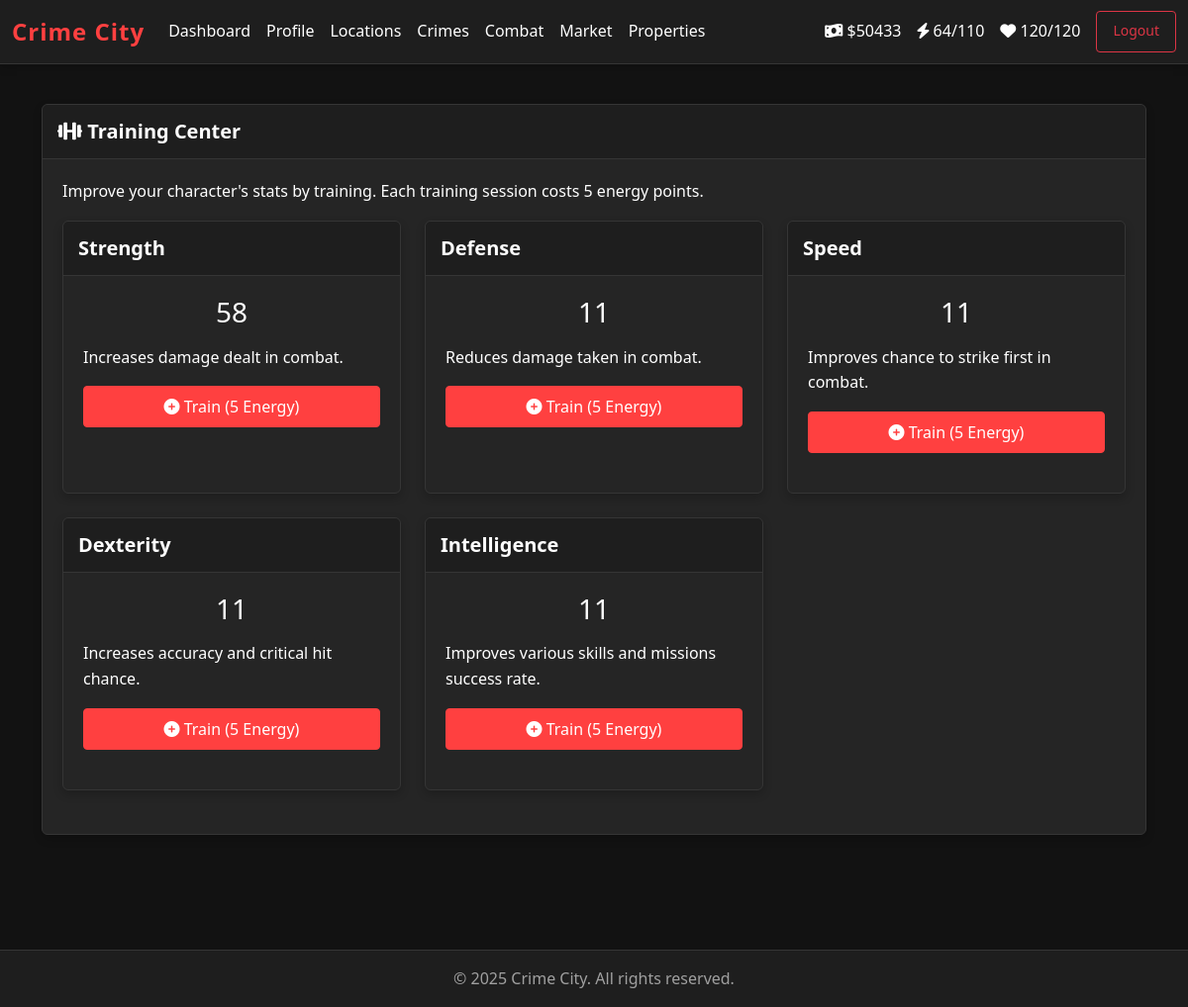
Screenshot of /train/ (signed in) with the database file from the repository.
### game/models/player.py (models this page shows, shortened)
class Player(models.Model):
    user = models.OneToOneField(User, on_delete=models.CASCADE, related_name='player')
    nickname = models.CharField(max_length=50, unique=True)
    level = models.PositiveIntegerField(default=1)
    experience = models.PositiveIntegerField(default=0)
    cash = models.BigIntegerField(default=1000)
    bank_balance = models.BigIntegerField(default=0)
    strength = models.PositiveIntegerField(default=10)
    defense = models.PositiveIntegerField(default=10)
    speed = models.PositiveIntegerField(default=10)
    dexterity = models.PositiveIntegerField(default=10)
    intelligence = models.PositiveIntegerField(default=10)
    energy = models.PositiveIntegerField(default=100)
    max_energy = models.PositiveIntegerField(default=100)
    health = models.PositiveIntegerField(default=100)
    max_health = models.PositiveIntegerField(default=100)
    current_location = models.ForeignKey(
        'Location',
        on_delete=models.SET_NULL,
        null=True,
        related_name='players_present'
    )
    is_in_hospital = models.BooleanField(default=False)
    hospital_release_time = models.DateTimeField(null=True, blank=True)
    is_in_jail = models.BooleanField(default=False)
    jail_release_time = models.DateTimeField(null=True, blank=True)
    created_at = models.DateTimeField(default=timezone.now)
    last_energy_refill = models.DateTimeField(default=timezone.now)
    last_health_refill = models.DateTimeField(default=timezone.now)
    def regenerate_energy(self):
        now = timezone.now()
        time_diff = now - self.last_energy_refill
        energy_to_add = min(
            self.max_energy - self.energy,
            time_diff.total_seconds() // 300
        )
        if energy_to_add > 0:
            self.energy += int(energy_to_add)
            self.last_energy_refill = now - timezone.timedelta(
                seconds=(time_diff.total_seconds() % 300)
            )
            self.save()
    def regenerate_health(self):
        now = timezone.now()
        time_diff = now - self.last_health_refill
        health_to_add = min(
            self.max_health - self.health,
            time_diff.total_seconds() // 600
        )
        if health_to_add > 0:
            self.health += int(health_to_add)
            self.last_health_refill = now - timezone.timedelta(
                seconds=(time_diff.total_seconds() % 600)
            )
            self.save()
    def check_status(self):
        now = timezone.now()
        if self.is_in_hospital and now >= self.hospital_release_time:
            self.is_in_hospital = False
            self.health = self.max_health
            self.hospital_release_time = None
        if self.is_in_jail and now >= self.jail_release_time:
            self.is_in_jail = False
            self.jail_release_time = None
        if self.is_in_hospital or self.is_in_jail:
            self.save()
    class Meta:
        db_table = 'game_player'

### game/views/player_views.py (the view, shortened to what this page needs)
# urls.py: path('train/', train_view, name='train'),
@login_required
def train_view(request):
    player = request.user.player
    context = {
        'player': player,
        'stats': [
            {'name': 'strength', 'value': player.strength, 'display': 'Strength'},
            {'name': 'defense', 'value': player.defense, 'display': 'Defense'},
            {'name': 'speed', 'value': player.speed, 'display': 'Speed'},
            {'name': 'dexterity', 'value': player.dexterity, 'display': 'Dexterity'},
            {'name': 'intelligence', 'value': player.intelligence, 'display': 'Intelligence'}
        ]
    }
    return render(request, 'game/train.html', context)

### game/templates/game/train.html (shortened to what this page needs)
{% extends "game/base.html" %}
{% block content %}
<div class="row">
    <div class="col-md-12 mb-4">
        <div class="card">
            <div class="card-header">
                <h5 class="mb-0"><i class="fas fa-dumbbell"></i> Training Center</h5>
            </div>
            <div class="card-body">
                <p>Improve your character's stats by training. Each training session costs 5 energy points.</p>
                {% if player.energy < 5 %}
                <div class="alert alert-warning">
                    <h5 class="alert-heading">Not enough energy!</h5>
                    <p>You need at least 5 energy to train. Wait for your energy to replenish or use an energy drink.</p>
                </div>
                {% else %}
                <div class="row">
                    {% for stat in stats %}
                    <div class="col-md-4 mb-4">
                        <div class="card h-100">
                            <div class="card-header">
                                <h5 class="mb-0">{{ stat.display }}</h5>
                            </div>
                            <div class="card-body">
                                <h3 class="text-center mb-3">{{ stat.value }}</h3>
                                <p>
                                    {% if stat.name == 'strength' %}
                                    Increases damage dealt in combat.
                                    {% elif stat.name == 'defense' %}
                                    Reduces damage taken in combat.
                                    {% elif stat.name == 'speed' %}
                                    Improves chance to strike first in combat.
                                    {% elif stat.name == 'dexterity' %}
                                    Increases accuracy and critical hit chance.
                                    {% elif stat.name == 'intelligence' %}
                                    Improves various skills and missions success rate.
                                    {% endif %}
                                </p>
                                <form method="post" class="d-grid">
                                    <button type="submit" class="btn btn-primary">
                                        <i class="fas fa-plus-circle"></i> Train (5 Energy)
                                    </button>
                                </form>
                            </div>
                        </div>
                    </div>
                    {% endfor %}
                </div>
                {% endif %}
            </div>
        </div>
    </div>
</div>
{% endblock %}

### game/templates/game/base.html (shortened to what this page needs)
{% load game_extras %}
{% load static %}
<!DOCTYPE html>
<html lang="en">
<head>
    <link href="https://cdn.jsdelivr.net/npm/bootstrap@5.3.0/dist/css/bootstrap.min.css" rel="stylesheet">
    <link rel="stylesheet" href="https://cdnjs.cloudflare.com/ajax/libs/font-awesome/6.0.0-beta3/css/all.min.css">
    <link rel="stylesheet" href="{% static 'css/style.css' %}">
</head>
<body>
    {% if user.is_authenticated %}
    <nav class="navbar navbar-expand-lg navbar-dark">
        <div class="container-fluid">
            <a class="navbar-brand" href="{% url 'dashboard' %}">Crime City</a>
            <div class="collapse navbar-collapse" id="navbarNav">
                <ul class="navbar-nav me-auto">
                    <li class="nav-item">
                        <a class="nav-link" href="{% url 'dashboard' %}">Dashboard</a>
                    </li>
                    <li class="nav-item">
                        <a class="nav-link" href="{% url 'profile' %}">Profile</a>
                    </li>
                    <li class="nav-item">
                        <a class="nav-link" href="{% url 'locations' %}">Locations</a>
                    </li>
                    <li class="nav-item">
                        <a class="nav-link" href="{% url 'crimes' %}">Crimes</a>
                    </li>
                    <li class="nav-item">
                        <a class="nav-link" href="{% url 'combat' %}">Combat</a>
                    </li>
                    <li class="nav-item">
                        <a class="nav-link" href="{% url 'market' %}">Market</a>
                    </li>
                    <li class="nav-item">
                        <a class="nav-link" href="{% url 'property' %}">Properties</a>
                    </li>
                </ul>
                <div class="d-flex" id="playerStats">
                    <div class="navbar-text me-3">
                        <i class="fa-solid fa-money-bill-wave"></i> $<span id="player-cash" data-player-stat="cash">{% if player %}{{ player.cash }}{% else %}0{% endif %}</span>
                    </div>
                    <div class="navbar-text me-3">
                        <i class="fa-solid fa-bolt"></i> <span id="player-energy" data-player-stat="energy">{% if player %}{{ player.energy }}/{{ player.max_energy }}{% else %}0/0{% endif %}</span>
                    </div>
                    <div class="navbar-text me-3">
                        <i class="fa-solid fa-heart"></i> <span id="player-health-stat" data-player-stat="health">{% if player %}{{ player.health }}/{{ player.max_health }}{% else %}0/0{% endif %}</span>
                    </div>
                    <a class="btn btn-outline-danger btn-sm" href="{% url 'logout' %}">Logout</a>
                </div>
            </div>
        </div>
    </nav>
    {% endif %}
    <main class="container py-4">
        {% block content %}{% endblock %}
    </main>
    <footer class="mt-5 py-3 text-center">
        <div class="container">
            <p class="mb-0">&copy; {% now "Y" %} Crime City. All rights reserved.</p>
        </div>
    </footer>
</body>
</html>

### static/css/style.css (style rules this page uses)
:root { --primary-bg: #121212; --secondary-bg: #1e1e1e; --card-bg: #252525; --accent-color: #ff4040; --text-color: #ffffff; --text-muted: #a0a0a0; --border-color: #353535; --success-color: #4CAF50; --warning-color: #FFC107; --danger-color: #F44336; --info-color: #2196F3; }
body { background-color: var(--primary-bg); color: var(--text-color); font-family: 'Segoe UI', Tahoma, Geneva, Verdana, sans-serif; line-height: 1.6; }
a { color: var(--accent-color); text-decoration: none; transition: all 0.2s ease; }
.navbar { background-color: var(--secondary-bg) !important; border-bottom: 1px solid var(--border-color); box-shadow: 0 2px 10px rgba(0, 0, 0, 0.2); }
.navbar-brand { color: var(--accent-color) !important; font-weight: bold; font-size: 1.5rem; letter-spacing: 1px; }
.navbar-dark .navbar-nav .nav-link { color: var(--text-color); }
.navbar-text { color: var(--text-color) !important; }
.card { background-color: var(--card-bg); border: 1px solid var(--border-color); box-shadow: 0 4px 10px rgba(0, 0, 0, 0.2); margin-bottom: 20px; border-radius: 6px; overflow: hidden; color: var(--text-color); }
.card-header { background-color: var(--secondary-bg); border-bottom: 1px solid var(--border-color); padding: 15px; color: var(--text-color); }
.card-header h4, .card-header h5 { margin-bottom: 0; font-weight: 600; color: var(--text-color); }
.card-body { padding: 20px; color: var(--text-color); }
.card-body strong, .card-body span, .card-body li, .card-body p, .card-body div { color: var(--text-color); }
.btn { border-radius: 4px; padding: 8px 16px; transition: all 0.2s ease; font-weight: 500; }
.btn-primary { background-color: var(--accent-color); border-color: var(--accent-color); color: white; }
footer { background-color: var(--secondary-bg) !important; border-top: 1px solid var(--border-color); color: var(--text-muted); }

### rows the page displays
Player: cash "50433", energy "64", max_energy "110", health "120", max_health "120"

### other values shown
{{ stat.display }} "Strength" "Defense" "Speed" "Dexterity" "Intelligence"
{{ stat.value }} "58" "11" "11" "11" "11"
